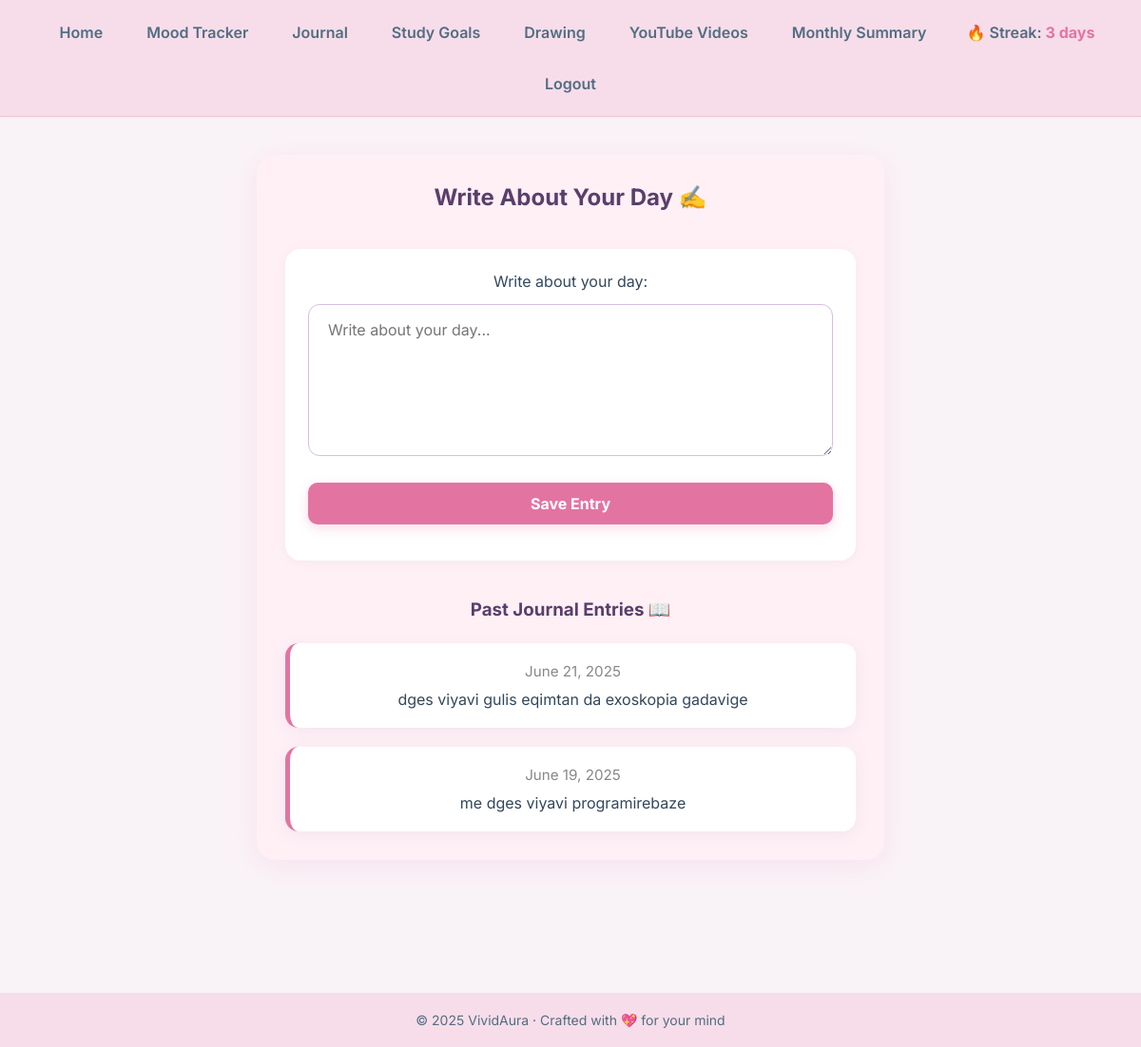
The page /journal/ (signed in) on the database its author committed.
### tracker/models.py (models this page shows, shortened)
class JournalEntry(models.Model):
    user = models.ForeignKey(User, on_delete=models.CASCADE, related_name="journal_entries")
    content = models.TextField("Write about your day", null=True, blank=True)
    timestamp = models.DateTimeField(default=timezone.now)

### tracker/views.py (the view)
# urls.py: path('journal/', views.journal_page, name='journal'),
@login_required
def journal_page(request):
    streak = calculate_mood_streak(request.user)
    if request.method == 'POST':
        form = JournalEntryForm(request.POST)
        if form.is_valid():
            journal_entry = form.save(commit=False)
            journal_entry.user = request.user
            journal_entry.save()
            messages.success(request, "Your journal entry was saved!")
            return redirect('journal')
    else:
        form = JournalEntryForm()
    entries = JournalEntry.objects.filter(user=request.user).order_by('-timestamp')
    return render(request, 'journal.html', {'form': form, 'entries': entries, 'mood_streak': streak})

### tracker/forms.py
class JournalEntryForm(forms.ModelForm):
    class Meta:
        model = JournalEntry
        fields = ['content']
        widgets = {
            'content': forms.Textarea(attrs={
                'placeholder': 'Write about your day...',
                'rows': 10,
                'cols': 60
            }),
        }

### tracker/views.py (called while the page is built)
def calculate_mood_streak(user):
    if not user.is_authenticated:
        return 0
    entries = MoodEntry.objects.filter(user=user).order_by('-date')
    if not entries.exists():
        return 0
    streak = 1
    today = timezone.now().date()
    prev_date = today
    for entry in entries:
        if entry.date == prev_date or entry.date == prev_date - timedelta(days=1):
            if entry.date == prev_date - timedelta(days=1):
                streak += 1
            prev_date = entry.date
        else:
            break
    return streak

### tracker/templates/journal.html (shortened to what this page needs)
{% extends "base.html" %}
{% block content %}
<div class="journal-container">
  <h2 class="journal-heading">Write About Your Day ✍️</h2>
  <form method="POST" class="journal-form">
    {{ form.as_p }}
    <button type="submit">Save Entry</button>
  </form>
  <h3 class="journal-subheading">Past Journal Entries 📖</h3>
  <div class="journal-entries">
    {% for entry in entries %}
      <div class="journal-card">
        <p class="journal-date">{{ entry.timestamp|date:"F j, Y" }}</p>
        <p class="journal-content">{{ entry.content|linebreaks }}</p>
      </div>
    {% empty %}
      <p class="empty-message">No journal entries yet. Start writing today 💗</p>
    {% endfor %}
  </div>
</div>
{% endblock %}

### tracker/static/css/styles.css (style rules this page uses)
* { margin: 0; padding: 0; box-sizing: border-box; }
body { background-color: #F9F3F7; font-family: 'Inter', sans-serif; color: #33475B; }
html, body { height: 100%; margin: 0; padding: 0; }
body { display: flex; flex-direction: column; min-height: 100vh; }
form { background-color: #FFFFFF; padding: 28px; border-radius: 20px; box-shadow: 0 6px 25px rgba(83, 109, 130, 0.08); max-width: 600px; margin: 40px auto; }
input, textarea, select, button { font-family: inherit; font-size: 16px; margin: 14px 0; padding: 16px 20px; border-radius: 12px; border: 1px solid #D7BDE2; width: 100%; transition: border-color 0.3s ease; }
button { cursor: pointer; font-weight: 600; border-radius: 12px; border: none; font-size: 1rem; padding: 10px 20px; box-shadow: 0 4px 12px rgba(227, 116, 162, 0.25); transition: background-color 0.3s ease, transform 0.2s ease; user-select: none; color: white; background-color: #E374A2; display: inline-flex; align-items: center; justify-content: center; }
html, body { margin: 0; padding: 0; }
button[type="submit"] { background-color: #e374a2; color: white; font-weight: bold; padding: 12px 24px; border: none; border-radius: 10px; transition: background-color 0.3s; }
.journal-container { max-width: 800px; margin: 40px auto; padding: 30px; background-color: #fff0f6; border-radius: 20px; box-shadow: 0 6px 30px rgba(255, 105, 180, 0.12); }
.journal-heading, .journal-subheading { text-align: center; color: #5a3e6b; margin-bottom: 24px; }
.journal-form { background-color: #ffffff; padding: 24px; border-radius: 16px; box-shadow: 0 2px 12px rgba(0, 0, 0, 0.04); margin-bottom: 40px; }
.journal-form textarea { height: 160px; resize: vertical; }
.journal-form button { background-color: #e374a2; color: white; font-weight: bold; padding: 12px 24px; border: none; border-radius: 10px; margin-top: 10px; cursor: pointer; transition: background-color 0.3s ease; }
.journal-entries { display: flex; flex-direction: column; gap: 20px; }
.journal-card { background-color: #fff; padding: 20px; border-left: 5px solid #e374a2; border-radius: 14px; box-shadow: 0 4px 18px rgba(83, 109, 130, 0.08); }
.journal-date { font-size: 0.95rem; color: #888; margin-bottom: 10px; }
.journal-content { font-size: 1.05rem; color: #444; line-height: 1.6; }

### rows shown on the page
JournalEntry: timestamp "June 21, 2025", content "dges viyavi gulis eqimtan da exoskopia gadavige"
JournalEntry: timestamp "June 19, 2025", content "me dges viyavi programirebaze"

### other values the page prints
{{ mood_streak }} "3"
